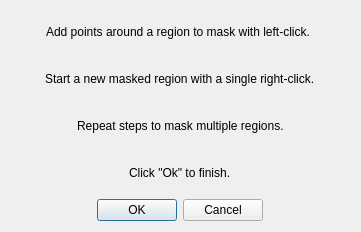
<?xml version="1.0" encoding="UTF-8"?>
<ui version="4.0">
 <class>Dialog</class>
 <widget class="QDialog" name="Dialog">
  <property name="geometry">
   <rect>
    <x>0</x>
    <y>0</y>
    <width>361</width>
    <height>232</height>
   </rect>
  </property>
  <property name="windowTitle">
   <string>Dialog</string>
  </property>
  <layout class="QVBoxLayout" name="verticalLayout">
   <item alignment="Qt::AlignHCenter">
    <widget class="QLabel" name="label">
     <property name="text">
      <string>Add points around a region to mask with left-click. </string>
     </property>
    </widget>
   </item>
   <item alignment="Qt::AlignHCenter">
    <widget class="QLabel" name="label_2">
     <property name="text">
      <string>Start a new masked region with a single right-click.</string>
     </property>
    </widget>
   </item>
   <item alignment="Qt::AlignHCenter">
    <widget class="QLabel" name="label_4">
     <property name="text">
      <string>Repeat steps to mask multiple regions.</string>
     </property>
    </widget>
   </item>
   <item alignment="Qt::AlignHCenter">
    <widget class="QLabel" name="label_3">
     <property name="text">
      <string>Click &quot;Ok&quot; to finish.</string>
     </property>
    </widget>
   </item>
   <item alignment="Qt::AlignHCenter">
    <widget class="QDialogButtonBox" name="buttonBox">
     <property name="orientation">
      <enum>Qt::Horizontal</enum>
     </property>
     <property name="standardButtons">
      <set>QDialogButtonBox::Cancel|QDialogButtonBox::Ok</set>
     </property>
    </widget>
   </item>
  </layout>
 </widget>
 <resources/>
 <connections>
  <connection>
   <sender>buttonBox</sender>
   <signal>accepted()</signal>
   <receiver>Dialog</receiver>
   <slot>accept()</slot>
   <hints>
    <hint type="sourcelabel">
     <x>248</x>
     <y>254</y>
    </hint>
    <hint type="destinationlabel">
     <x>157</x>
     <y>274</y>
    </hint>
   </hints>
  </connection>
  <connection>
   <sender>buttonBox</sender>
   <signal>rejected()</signal>
   <receiver>Dialog</receiver>
   <slot>reject()</slot>
   <hints>
    <hint type="sourcelabel">
     <x>316</x>
     <y>260</y>
    </hint>
    <hint type="destinationlabel">
     <x>286</x>
     <y>274</y>
    </hint>
   </hints>
  </connection>
 </connections>
</ui>
